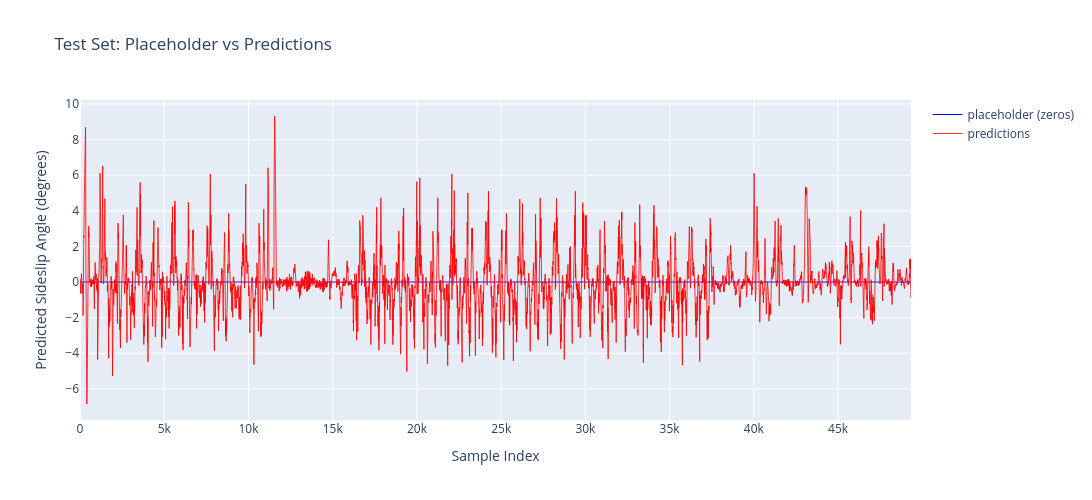

Here is the notebook cell this chart was saved with:
### Code cell
# ========== VISUALIZE TEST PREDICTIONS ==========
import plotly.graph_objects as go

# Create dummy ground truth (all zeros) for visualization
test_ground_truths = np.zeros_like(test_preds)

fig = go.Figure()
# Add placeholder ground truth (all zeros)
fig.add_trace(go.Scatter(y=test_ground_truths, mode='lines', name='placeholder (zeros)', 
                         line=dict(color='blue', width=1)))
# Add actual predictions
fig.add_trace(go.Scatter(y=test_preds.flatten(), mode='lines', name='predictions', 
                         line=dict(color='red', width=1), opacity=0.8))
fig.update_layout(
    title='Test Set: Placeholder vs Predictions',
    xaxis_title='Sample Index',
    yaxis_title='Predicted Sideslip Angle (degrees)',
    width=1200,
    height=500,
    hovermode='x unified'
)
fig.show()

print("\n📊 Visual inspection:")
print("  - Check for reasonable range (-10° to +10° typical)")
print("  - Ensure variation (not flat line)")
print("  - No NaN or infinite values")

### Figure 1 — Plotly figure (JSON) as saved in the notebook; plotly's stock layout.template omitted (floating-point values rounded to 4 significant figures; data arrays with more than 128 entries replaced by an {"elided": "..."} marker saying what was removed)
{"data": [{"line": {"color": "blue", "width": 1}, "mode": "lines", "name": "placeholder (zeros)", "type": "scatter", "y": {"elided": "49328 float values"}}, {"line": {"color": "red", "width": 1}, "mode": "lines", "name": "predictions", "opacity": 0.8, "type": "scatter", "y": {"elided": "49328 float values"}}], "layout": {"height": 500, "hovermode": "x unified", "title": {"text": "Test Set: Placeholder vs Predictions"}, "width": 1200, "xaxis": {"title": {"text": "Sample Index"}}, "yaxis": {"title": {"text": "Predicted Sideslip Angle (degrees)"}}}}
